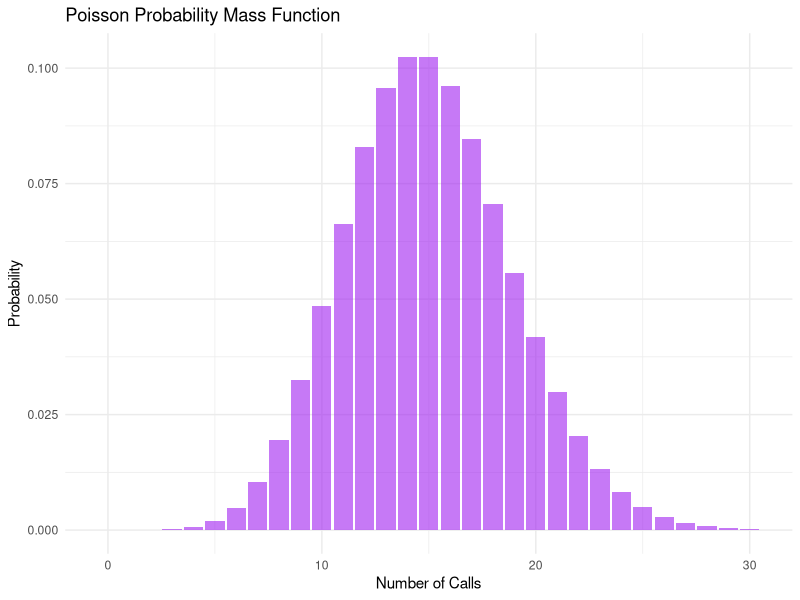
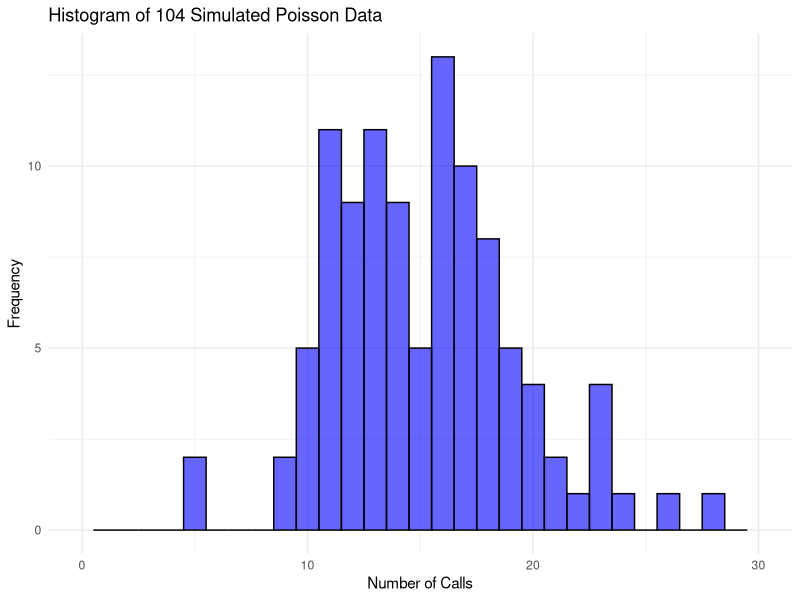

Write R code to recreate these figures, in order.
## ---- chunk 1
knitr::opts_chunk$set(echo = TRUE)
## ---- chunk 2
#loading ggplot for the figures
library(ggplot2)
## ---- chunk 3
#originally resercher hears 15 calls
exact <- 15

#set up probability that she will hear 8 or more calls over the original 15 calls
#1- because we want 8 or more calls
eight_or_more <- 1 - ppois(8, exact)

#show result
eight_or_more
## ---- chunk 4
#originally resercher hears 15 calls
exact <- 15

#set up probability that she will hear no calls over the original 15 calls
#I did not use 1 - (100 percent chance of hearing call), because she heard no calls and there are no greater than...
no_call <- ppois(0, exact)

#show result
no_call
## ---- chunk 5
#originally resercher hears 15 calls
exact <- 15

#set up probability that she will hear 3 calls over the original 15 calls
#No 1- because we want EXCATLY 3 calls
three_calls <- ppois(3, exact)

#show result
three_calls
## ---- chunk 6
# this is the x values for the range 0 ≤ x ≤ 30
x_range <- 0:30
poisson_mass_function <- dpois(x_range, exact)

summary(poisson_mass_function)
## ---- chunk 7
# Plot PMF
#Import the data created above
ggplot(data = data.frame(x_range, poisson_mass_function), aes(x = x_range, y = poisson_mass_function)) +
  
  #i need to fill the data otherwise nothing shows up on my figure
    geom_bar(stat = "identity", fill = "purple", alpha = 0.6) +
  
  #figure title and organization
    labs(title = "Poisson Probability Mass Function",
         x = "Number of Calls", y = "Probability") +
  
  #prettifying by using a theme
    theme_minimal()
## ---- chunk 8
#originally resercher hears 15 calls
exact <- 15

# Simulate 104 Poisson-distributed monitoring sessions
#still over 15 as the original distribution: Average number of events per interval
# I used rpois: random density for poisson distribution instead of ppois which is probability distribution
stimulated_data <- rpois(104, exact)

#show result
stimulated_data

#provide a summary of the data: mean, median...
summary(stimulated_data)
## ---- chunk 9
library(ggplot2)
# Plot histogram of simulated data
ggplot(data = data.frame(stimulated_data), aes(x = stimulated_data)) +
    geom_histogram(binwidth = 1, fill = "blue", alpha = 0.6, color = "black") +
   
  #labeling the graph
   labs(title = "Histogram of 104 Simulated Poisson Data",
         x = "Number of Calls", y = "Frequency") +
 
  #setting the horizontal limit from 0 to 30 
     xlim(0, 30) +
    theme_minimal()
